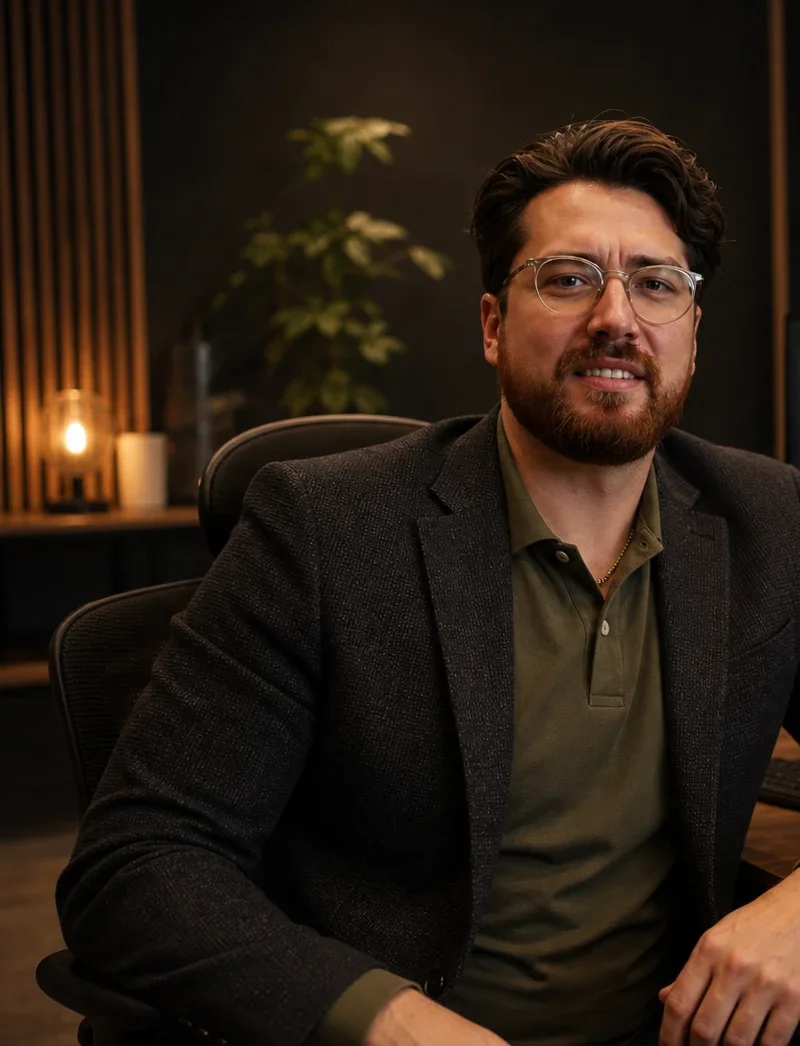
#> input picture assets/images/raphael/raphael-hermann-buero.webp, 800 x 1046 px, given in place of raphael-hermann-buero.webp.webp, which was not available
$ python -i build_pdfs.py   (imports and definitions only)
#> lines starting #> are read from the running program, lines starting #| are printed output that depends on the picture
# -*- coding: utf-8 -*-
"""Erzeugt aus den Inhalten vier hochwertige A4-PDFs (HTML -> PDF per Playwright) plus Mockup-Bilder."""
import html, importlib, json, subprocess, sys
from pathlib import Path

ROOT = Path(__file__).resolve().parent
REPO = ROOT.parent
OUT_PDF = REPO / 'assets' / 'downloads'
OUT_IMG = REPO / 'assets' / 'images' / 'leadmagnets'
TMP = ROOT / '_tmp'
PORTRAIT = (REPO / 'assets/images/raphael/raphael-hermann-portrait.webp').as_uri()
IMG = (REPO / 'assets/images/photos')
PHOTOS = {
    'pflege-benefits': ('pflege-team', ['pflege-pflegekraft', 'pflege-portrait', 'pflege-team', 'pflege-pflegekraft', 'pflege-portrait'], ['50% 35%', '50% 25%', '30% 40%', '70% 40%', '50% 15%']),
    'pflege-angehoerige': ('pflege-pflegekraft', ['pflege-team', 'pflege-portrait', 'pflege-pflegekraft', 'pflege-team', 'pflege-portrait'], ['50% 35%', '50% 20%', '40% 45%', '70% 40%', '50% 10%']),
    'handwerk-benefits': ('hw-elektriker', ['hw-werkstatt', 'hw-dachdecker', 'hw-elektriker', 'kunden-beratung', 'hw-werkstatt'], ['50% 40%', '50% 40%', '30% 40%', '50% 35%', '75% 40%']),
    'handwerk-anfragen': ('kunden-beratung', ['kunden-paar', 'hw-elektriker', 'hw-dachdecker', 'hw-werkstatt', 'kunden-beratung'], ['50% 35%', '60% 40%', '50% 40%', '40% 40%', '30% 35%']),
}
def prep(name):
    from PIL import Image, ImageEnhance
    d = TMP / 'img'; d.mkdir(parents=True, exist_ok=True)
    out = d / (name + '.jpg')
    if not out.exists():
        im = Image.open(IMG / (name + '.webp')).convert('RGB')
#> im is the input picture: PIL image 800x1046 RGB; mean R, G, B 43.9, 30.7, 19.9
        im.thumbnail((1500, 1500))
        im = ImageEnhance.Color(im).enhance(.82); im = ImageEnhance.Contrast(im).enhance(1.06); im = ImageEnhance.Brightness(im).enhance(.9)
#> after `im = ImageEnhance.Brightness(im).enhance(0.9)`:
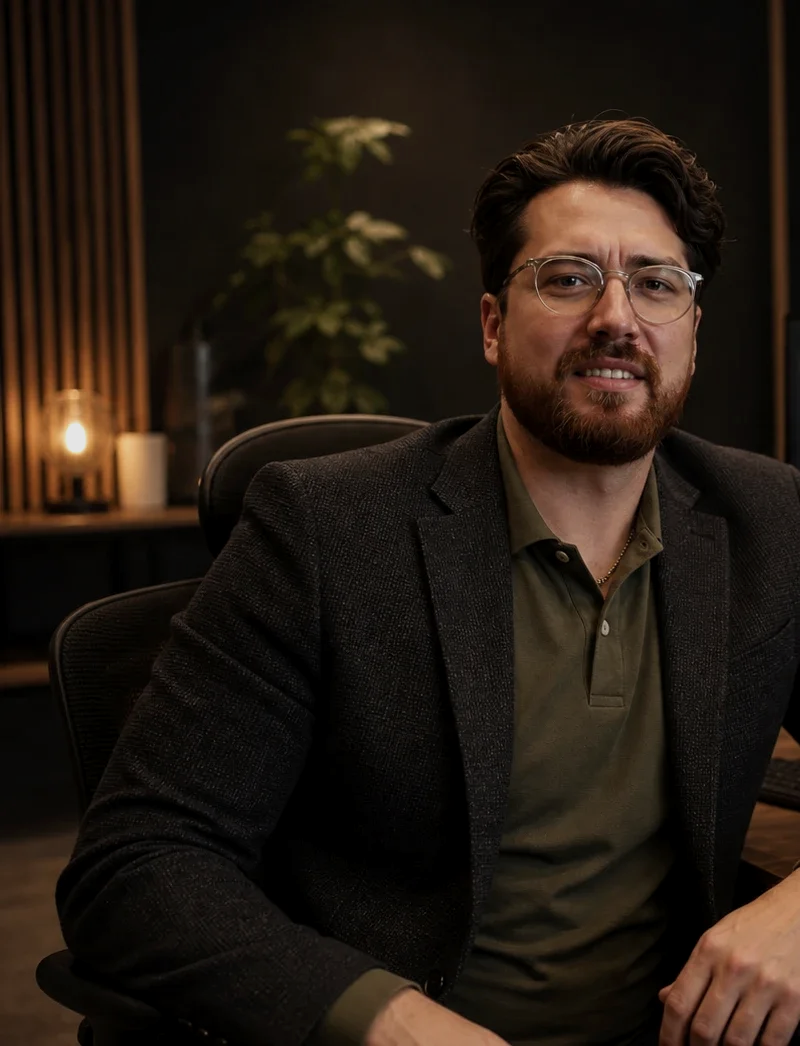
#> im: PIL image 800x1046 RGB; mean R, G, B 37, 26.8, 18.2
        im.save(out, 'JPEG', quality=78, optimize=True)
    return out

def photo(name, pos, h):
    return f'<div class="photo" style="height:{h}%;background-image:url({prep(name).as_uri()});background-position:{pos}"></div><div class="photofade" style="height:{h}%"></div>'

PHONE, WA, CAL, WEB = '+49 711 34063951', 'https://wa.me/4971134063951', 'https://calendar.app.google/jZqwYfHqfjufkFmx5', 'https://digitalegewinner.de'
MODS = ['content_pflege_mit', 'content_pflege_kun', 'content_hw_mit', 'content_hw_kun']
e = html.escape

CSS = '''
@import url('https://fonts.googleapis.com/css2?family=Cormorant+Garamond:ital,wght@0,500;0,600;1,500;1,600&display=swap');
:root{--bg:#090806;--panel:#15110c;--cream:#f7f0e5;--paper:#fbf7f0;--ink:#17120c;--muted:#6b6154;--gold:#d8a648;--gold2:#f1ce84;--gold3:#8a6420;--line:#e2d8c6}
*{box-sizing:border-box;margin:0;padding:0}
@page{size:210mm 297mm;margin:0}
html{-webkit-print-color-adjust:exact;print-color-adjust:exact}
body{font-family:Inter,"Helvetica Neue",Arial,sans-serif;color:var(--ink);font-size:9.6pt;line-height:1.5}
.page{width:210mm;height:297mm;position:relative;overflow:hidden;page-break-after:always;background:var(--paper);padding:20mm 18mm 22mm}
.page:last-child{page-break-after:auto}
.serif{font-family:"Cormorant Garamond",Georgia,serif;font-weight:500;letter-spacing:-.01em}
.dark{background:var(--bg);color:var(--cream)}
.eyebrow{font-size:7.4pt;font-weight:700;letter-spacing:.2em;text-transform:uppercase;color:var(--gold)}
.eyebrow.on-light{color:var(--gold3)}
.foot{position:absolute;left:18mm;right:18mm;bottom:9mm;display:flex;justify-content:space-between;font-size:7pt;letter-spacing:.08em;text-transform:uppercase;color:var(--muted)}
.dark .foot{color:#8f8472}
.brand{display:flex;align-items:center;gap:3mm;font-size:7.6pt;font-weight:800;letter-spacing:.2em;text-transform:uppercase}
.brand i{display:inline-block;width:7mm;height:7mm;border:1.4pt solid var(--gold);border-radius:1.6mm;position:relative}
.brand i:after{content:"";position:absolute;left:1.3mm;right:1.3mm;bottom:1.6mm;height:2.2mm;border-bottom:1.4pt solid var(--gold);border-left:1.4pt solid var(--gold);transform:skewX(-20deg)}
.brand b{color:var(--gold);font-weight:800}
/* Cover */
.cover{padding:0}
.cover .glow{position:absolute;inset:0;background:radial-gradient(ellipse 80% 55% at 85% 12%,rgba(216,166,72,.30),transparent 60%),radial-gradient(ellipse 70% 40% at 0% 100%,rgba(216,166,72,.14),transparent 60%)}
.cover .rules{position:absolute;inset:0;background:repeating-linear-gradient(115deg,transparent 0 22mm,rgba(241,206,132,.045) 22mm 22.2mm)}
.cover .in{position:absolute;inset:0;padding:22mm 20mm 20mm;display:flex;flex-direction:column}
.cover h1{font-family:"Cormorant Garamond",Georgia,serif;font-weight:500;font-size:58pt;line-height:.98;letter-spacing:-.03em;margin-top:auto}
.cover h1 em{color:var(--gold2);font-style:italic}
.cover .sub{margin-top:9mm;max-width:130mm;font-size:11.2pt;line-height:1.55;color:#d9cfbf}
.cover .meta{margin-top:12mm;padding-top:6mm;border-top:.6pt solid rgba(241,206,132,.35);display:flex;justify-content:space-between;align-items:flex-end;font-size:8pt;color:#a99d8b;letter-spacing:.04em}
.cover .meta strong{display:block;color:var(--cream);font-size:9.4pt;letter-spacing:0}
.cover .badge{margin-top:8mm;align-self:flex-start;border:.8pt solid var(--gold);color:var(--gold2);border-radius:99px;padding:2mm 5mm;font-size:7.4pt;font-weight:700;letter-spacing:.16em;text-transform:uppercase}
/* Fotos */
.photo{position:absolute;left:0;right:0;top:0;background-size:cover;background-repeat:no-repeat}
.photofade{position:absolute;left:0;right:0;top:0;background:linear-gradient(180deg,rgba(9,8,6,.55) 0,rgba(9,8,6,.05) 28%,rgba(9,8,6,.35) 62%,#090806 100%),linear-gradient(135deg,rgba(216,166,72,.20),transparent 55%)}
.cover .in,.open .in{z-index:2}
/* Intro */
.intro h2{font-family:"Cormorant Garamond",Georgia,serif;font-weight:500;font-size:30pt;line-height:1.02;margin:5mm 0 7mm}
.intro p{max-width:150mm;margin-bottom:4mm;font-size:10.2pt;color:#3a3228}
.toc{margin-top:8mm;display:grid;grid-template-columns:1fr 1fr;gap:5mm 10mm}
.toc div{border-top:1.2pt solid var(--gold);padding-top:3mm}
.toc b{display:block;font-family:"Cormorant Garamond",Georgia,serif;font-size:15pt;font-weight:600;line-height:1.1}
.toc small{display:block;color:var(--muted);font-size:8pt;margin-top:1mm}
.toc span{font-size:7.4pt;color:var(--gold3);font-weight:700;letter-spacing:.14em}
.aud{margin-top:8mm;padding:4mm 5mm;background:#f1e8d6;border-left:2.4pt solid var(--gold);font-size:8.6pt;color:#3a3228}
/* Kapitel-Opener */
.open{padding:0}
.open .in{position:absolute;inset:0;padding:22mm 20mm;display:flex;flex-direction:column}
.open .no{font-family:"Cormorant Garamond",Georgia,serif;font-size:150pt;line-height:.8;color:transparent;-webkit-text-stroke:.8pt var(--gold);margin-top:auto}
.open h2{font-family:"Cormorant Garamond",Georgia,serif;font-weight:500;font-size:40pt;line-height:1;margin-top:8mm;letter-spacing:-.02em}
.open p.tag{font-style:italic;font-family:"Cormorant Garamond",Georgia,serif;font-size:17pt;color:var(--gold2);margin-top:4mm}
.open ul{list-style:none;margin-top:12mm;border-top:.6pt solid rgba(241,206,132,.3)}
.open li{padding:2.6mm 0;border-bottom:.6pt solid rgba(241,206,132,.18);font-size:10pt;display:flex;gap:4mm;color:#e9dfcd}
.open li span{color:var(--gold);font-weight:700;width:9mm;font-variant-numeric:tabular-nums}
/* Item */
.items{display:flex;flex-direction:column;gap:0}
.hd{display:flex;justify-content:space-between;align-items:baseline;margin-bottom:5mm;padding-bottom:3mm;border-bottom:.8pt solid var(--ink)}
.hd .serif{font-size:15pt}
.item{display:grid;grid-template-columns:16mm 1fr;gap:0 4mm;padding:6.6mm 0;border-bottom:.5pt solid var(--line)}
.item:last-child{border-bottom:0}
.item .n{font-family:"Cormorant Garamond",Georgia,serif;font-size:30pt;line-height:.9;color:var(--gold);font-weight:600;font-variant-numeric:lining-nums}
.item h3{font-family:"Cormorant Garamond",Georgia,serif;font-weight:600;font-size:16.4pt;line-height:1.08;display:flex;justify-content:space-between;gap:6mm;align-items:flex-start}
.eff{flex:none;font-family:Inter,Arial,sans-serif;font-size:6.6pt;font-weight:700;letter-spacing:.1em;text-transform:uppercase;color:var(--muted);white-space:nowrap;padding-top:1.2mm}
.eff i{display:inline-block;width:2mm;height:2mm;border-radius:50%;border:.7pt solid var(--gold3);margin-left:1mm;vertical-align:middle}
.eff i.on{background:var(--gold)}
.item p{margin-top:2.2mm;color:#3a3228;font-size:10.2pt;line-height:1.55}
.how{margin-top:3mm;padding:2.6mm 3.6mm;background:#f4ecdc;border-left:2pt solid var(--gold);font-size:9pt;color:#2a241b}
.how b{color:var(--gold3);font-size:6.8pt;letter-spacing:.14em;text-transform:uppercase;margin-right:1.6mm}
.tagw{display:inline-block;font-size:6.4pt;font-weight:700;letter-spacing:.12em;text-transform:uppercase;border:.6pt solid var(--gold3);color:var(--gold3);border-radius:99px;padding:.4mm 2mm;margin-left:2mm;vertical-align:middle}
/* Quick start */
.q h2,.cl h2,.on h2{font-family:"Cormorant Garamond",Georgia,serif;font-weight:500;font-size:30pt;line-height:1.02;margin:4mm 0 6mm}
.qs{display:grid;gap:3mm}
.qs div{display:grid;grid-template-columns:11mm 1fr;gap:4mm;padding:4mm 5mm;background:#fff;border:.6pt solid var(--line);border-left:2.4pt solid var(--gold)}
.qs .n{font-family:"Cormorant Garamond",Georgia,serif;font-size:22pt;color:var(--gold);font-weight:600;line-height:1}
.qs b{display:block;font-family:"Cormorant Garamond",Georgia,serif;font-size:14pt;font-weight:600;line-height:1.1}
.qs span{display:block;margin-top:1mm;font-size:8.6pt;color:#4a4034}
.wk{display:grid;grid-template-columns:repeat(4,1fr);gap:3mm;margin-top:7mm}
.wk div{border-top:1.6pt solid var(--gold);padding-top:3mm;font-size:8.4pt;color:#3a3228}
.wk b{display:block;font-size:7pt;letter-spacing:.14em;text-transform:uppercase;color:var(--gold3);margin-bottom:1mm}
/* Checkliste */
.ck{display:grid;grid-template-columns:1fr 1fr;gap:0 9mm;margin-top:3mm}
.ck h4{font-size:7.4pt;font-weight:800;letter-spacing:.16em;text-transform:uppercase;color:var(--gold3);margin:3.4mm 0 1mm}
.ck div.r{display:flex;align-items:center;gap:2.4mm;padding:1.25mm 0;border-bottom:.4pt solid var(--line);font-size:8.2pt;line-height:1.25}
.ck .b{flex:none;width:3.4mm;height:3.4mm;border:.8pt solid var(--ink);border-radius:.7mm}
.ck .b.p{border-color:var(--gold3)}
.leg{margin-top:5mm;font-size:8pt;color:var(--muted)}
/* Online */
.op{display:grid;gap:4mm;margin-top:3mm}
.op div{padding:5mm 6mm;background:#fff;border:.6pt solid var(--line)}
.op b{font-family:"Cormorant Garamond",Georgia,serif;font-size:15pt;font-weight:600;display:block}
.op span{font-size:9.2pt;color:#4a4034;display:block;margin-top:1mm}
/* CTA */
.cta{padding:0}
.cta .in{position:absolute;inset:0;padding:22mm 20mm 18mm;display:flex;flex-direction:column}
.cta h2{font-family:"Cormorant Garamond",Georgia,serif;font-weight:500;font-size:38pt;line-height:1;margin-top:5mm;letter-spacing:-.02em}
.cta h2 em{color:var(--gold2)}
.cta p.lead{margin-top:6mm;max-width:140mm;font-size:11pt;color:#d9cfbf;line-height:1.55}
.cta .btn{display:inline-block;margin-top:8mm;background:linear-gradient(135deg,var(--gold2),var(--gold));color:#1b1408;padding:4mm 8mm;border-radius:99px;font-weight:800;font-size:10pt;text-decoration:none;align-self:flex-start}
.cta .who{display:flex;gap:6mm;align-items:center;margin-top:12mm;padding-top:8mm;border-top:.6pt solid rgba(241,206,132,.3)}
.cta .who img{width:30mm;height:30mm;border-radius:50%;object-fit:cover;object-position:50% 20%;border:1pt solid var(--gold)}
.cta .who strong{display:block;font-family:"Cormorant Garamond",Georgia,serif;font-size:19pt;font-weight:600}
.cta .who span{display:block;font-size:9pt;color:#b9ae9c}
.cta .ct{margin-top:8mm;display:grid;gap:2mm;font-size:10pt}
.cta .ct a{color:var(--gold2);text-decoration:none}
.cta .disc{margin-top:auto;font-size:7pt;color:#8f8472;line-height:1.5;border-top:.6pt solid rgba(241,206,132,.18);padding-top:4mm}
'''

def dots(level):
    n = {'gering': 1, 'mittel': 2, 'hoch': 3}[level]
    return ''.join(f'<i class="{"on" if k < n else ""}"></i>' for k in range(3))

def brand():
    return '<div class="brand"><i></i><span>DIGITALE <b>GEWINNER</b></span></div>'

def foot(doc, n, dark=False):
    return f'<div class="foot"><span>{e(doc["kicker"].split(" · ")[0])}</span><span>Digitale Gewinner · Seite {n}</span></div>'

# [82 lines left out: functions render_html, main, not called in this run]

# [2 lines not run here, left out]

>>> result = prep('../assets/images/raphael/raphael-hermann-buero.webp')

$ run again, on assets/images/raphael/raphael-hermann-hero.webp
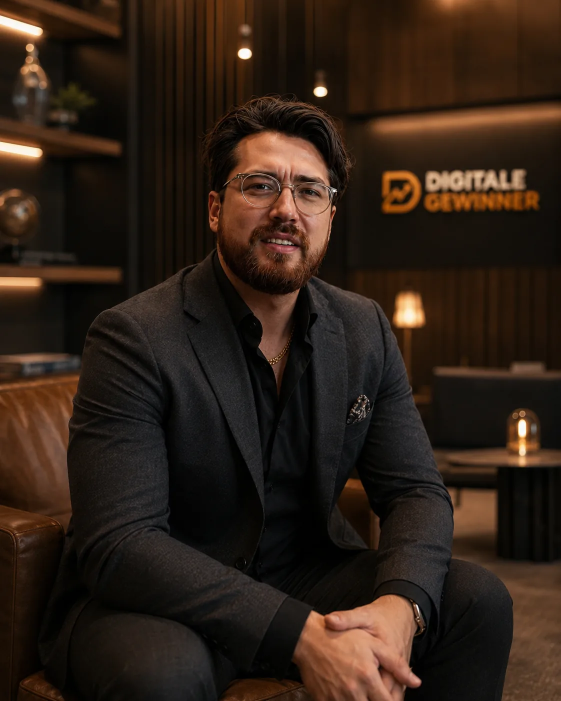
#> input picture assets/images/raphael/raphael-hermann-hero.webp, 1122 x 1402 px, given in place of raphael-hermann-hero.webp.webp, which was not available (shown at 1/2 size)
#> in prep, im is the input picture: PIL image 1122x1402 RGB; mean R, G, B 47, 32.5, 22.3
#> in prep, `im = ImageEnhance.Brightness(im).enhance(0.9)`:
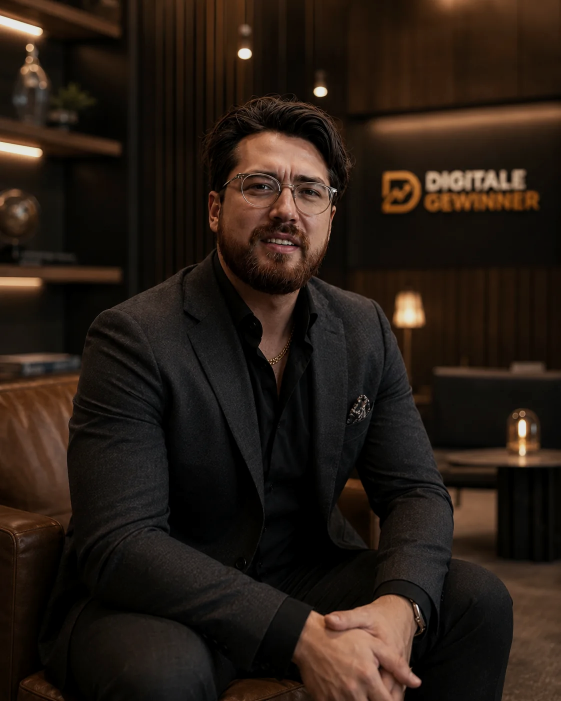
#> im: PIL image 1122x1402 RGB (shown at 1/2 size); mean R, G, B 39.8, 28.5, 20.5
